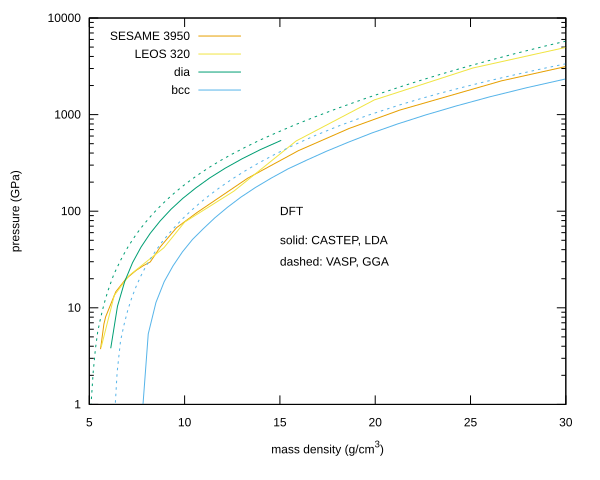

Source code (gnuplot):
#!/usr/local/Cellar/gnuplot/5.4.1_2/bin/gnuplot
#
#    
#    	G N U P L O T
#    	Version 5.4 patchlevel 1    last modified 2020-12-01 
#    
#    	Copyright (C) 1986-1993, 1998, 2004, 2007-2020
#    	Thomas Williams, Colin Kelley and many others
#    
#    	gnuplot home:     http://www.gnuplot.info
#    	faq, bugs, etc:   type "help FAQ"
#    	immediate help:   type "help"  (plot window: hit 'h')
# set terminal qt 0 font "Sans,9"
# set output
unset clip points
set clip one
unset clip two
unset clip radial
set errorbars front 1.000000 
set border 31 front lt black linewidth 1.000 dashtype solid
set zdata 
set ydata 
set xdata 
set y2data 
set x2data 
set boxwidth
set boxdepth 0
set style fill  empty border
set style rectangle back fc  bgnd fillstyle   solid 1.00 border lt -1
set style circle radius graph 0.02 
set style ellipse size graph 0.05, 0.03 angle 0 units xy
set dummy x, y
set format x "% h" 
set format y "% h" 
set format x2 "% h" 
set format y2 "% h" 
set format z "% h" 
set format cb "% h" 
set format r "% h" 
set ttics format "% h"
set timefmt "%d/%m/%y,%H:%M"
set angles radians
set tics back
unset grid
unset raxis
set theta counterclockwise right
set style parallel front  lt black linewidth 2.000 dashtype solid
set key notitle
set key fixed left top vertical Right noreverse enhanced autotitle nobox
set key noinvert samplen 4 spacing 1 width 0 height 0 
set key maxcolumns 0 maxrows 0
set key noopaque
unset label
unset arrow
unset style line
unset style arrow
set style histogram clustered gap 2 title textcolor lt -1
unset object
unset walls
set style textbox  transparent margins  1.0,  1.0 border  lt -1 linewidth  1.0
set offsets 0, 0, 0, 0
set pointsize 1
set pointintervalbox 1
set encoding default
unset polar
unset parametric
unset spiderplot
unset decimalsign
unset micro
unset minussign
set view 60, 30, 1, 1
set view azimuth 0
set rgbmax 255
set samples 100, 100
set isosamples 10, 10
set surface 
unset contour
set cntrlabel  format '%8.3g' font '' start 5 interval 20
set mapping cartesian
set datafile separator whitespace
set datafile nocolumnheaders
unset hidden3d
set cntrparam order 4
set cntrparam linear
set cntrparam levels 5
set cntrparam levels auto
set cntrparam firstlinetype 0 unsorted
set cntrparam points 5
set size ratio 0 1,1
set origin 0,0
set style data lines
set style function lines
unset xzeroaxis
unset yzeroaxis
unset zzeroaxis
unset x2zeroaxis
unset y2zeroaxis
set xyplane relative 0.5
set tics scale  1, 0.5, 1, 1, 1
set mxtics default
set mytics default
set mztics default
set mx2tics default
set my2tics default
set mcbtics default
set mrtics default
set nomttics
set xtics border in scale 1,0.5 mirror norotate  autojustify
set xtics  norangelimit autofreq 
set ytics border in scale 1,0.5 mirror norotate  autojustify
set ytics  norangelimit autofreq 
set ztics border in scale 1,0.5 nomirror norotate  autojustify
set ztics  norangelimit autofreq 
unset x2tics
unset y2tics
set cbtics border in scale 1,0.5 mirror norotate  autojustify
set cbtics  norangelimit autofreq 
set rtics axis in scale 1,0.5 nomirror norotate  autojustify
set rtics  norangelimit autofreq 
unset ttics
set title "" 
set title  font "" textcolor lt -1 norotate
set timestamp bottom 
set timestamp "" 
set timestamp  font "" textcolor lt -1 norotate
set trange [ * : * ] noreverse nowriteback
set urange [ * : * ] noreverse nowriteback
set vrange [ * : * ] noreverse nowriteback
set xlabel "mass density (g/cm^3)" 
set xlabel  font "" textcolor lt -1 norotate
set x2label "" 
set x2label  font "" textcolor lt -1 norotate
set xrange [ * : * ] noreverse writeback
set x2range [ * : * ] noreverse writeback
set ylabel "pressure (GPa)" 
set ylabel  font "" textcolor lt -1 rotate
set y2label "" 
set y2label  font "" textcolor lt -1 rotate
set yrange [ * : * ] noreverse writeback
set y2range [ * : * ] noreverse writeback
set zlabel "" 
set zlabel  font "" textcolor lt -1 norotate
set zrange [ * : * ] noreverse writeback
set cblabel "" 
set cblabel  font "" textcolor lt -1 rotate
set cbrange [ * : * ] noreverse writeback
set rlabel "" 
set rlabel  font "" textcolor lt -1 norotate
set rrange [ * : * ] noreverse writeback
unset logscale
set logscale y
unset jitter
set zero 1e-08
set lmargin  -1
set bmargin  -1
set rmargin  -1
set tmargin  -1
set locale "en_US.UTF-8"
set pm3d explicit at s
set pm3d scansautomatic
set pm3d interpolate 1,1 flush begin noftriangles noborder corners2color mean
set pm3d clip z 
set pm3d nolighting
set palette positive nops_allcF maxcolors 0 gamma 1.5 color model RGB 
set palette rgbformulae 7, 5, 15
set colorbox default
set colorbox vertical origin screen 0.9, 0.2 size screen 0.05, 0.6 front  noinvert bdefault
set style boxplot candles range  1.50 outliers pt 7 separation 1 labels auto unsorted
set loadpath 
set fontpath
set psdir
set fit brief errorvariables nocovariancevariables errorscaling prescale nowrap v5
GNUTERM = "qt"
VoxelDistance = {9.00500479207635e-308, 1.97626258336499e-323}
## Last datafile plotted: "../../inferno/81k/tadap.hugt"
set label 'DFT' at 15,100 left
set label 'solid: CASTEP, LDA' at 15,50 left
set label 'dashed: VASP, GGA' at 15,30 left
pl [5:30][1:1e4] \
   'models/sesame3950/isotherm0.txt' u 1:3 title 'SESAME 3950' ls 4, \
   'models/leos320/isotherm0.txt' u 1:3 title 'LEOS 320' ls 5, \
   'estruc/castep/dia.txt' u 1:3 title 'dia' ls 2, \
   'estruc/vasp/dia.txt' u 1:2 notitle 'dia' ls 2 dt 2, \
   'estruc/castep/bcc.txt' u 1:3 title 'bcc' ls 3, \
   'estruc/vasp/bcc.txt' u 1:2 notitle 'bcc' ls 3 dt 2
